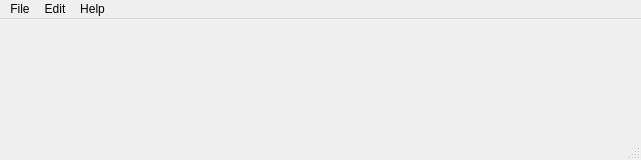
<?xml version="1.0" encoding="UTF-8"?>
<ui version="4.0">
 <class>MainWindow</class>
 <widget class="QMainWindow" name="MainWindow">
  <property name="geometry">
   <rect>
    <x>0</x>
    <y>0</y>
    <width>641</width>
    <height>160</height>
   </rect>
  </property>
  <property name="minimumSize">
   <size>
    <width>641</width>
    <height>160</height>
   </size>
  </property>
  <property name="baseSize">
   <size>
    <width>641</width>
    <height>160</height>
   </size>
  </property>
  <property name="windowTitle">
   <string>MainWindow</string>
  </property>
  <widget class="QWidget" name="centralwidget"/>
  <widget class="QMenuBar" name="menubar">
   <property name="geometry">
    <rect>
     <x>0</x>
     <y>0</y>
     <width>641</width>
     <height>24</height>
    </rect>
   </property>
   <widget class="QMenu" name="menuFile">
    <property name="title">
     <string>File</string>
    </property>
    <widget class="QMenu" name="menuSave">
     <property name="title">
      <string>Save</string>
     </property>
     <addaction name="actionSave_2"/>
     <addaction name="actionSave_as"/>
    </widget>
    <addaction name="actionNew"/>
    <addaction name="actionOpen"/>
    <addaction name="menuSave"/>
   </widget>
   <widget class="QMenu" name="menuEdit">
    <property name="title">
     <string>Edit</string>
    </property>
    <addaction name="actionCopy"/>
    <addaction name="actionCut"/>
    <addaction name="actionPaste"/>
    <addaction name="actionUndo"/>
    <addaction name="actionRedo"/>
   </widget>
   <widget class="QMenu" name="menuHelp">
    <property name="title">
     <string>Help</string>
    </property>
    <addaction name="actionApp_info"/>
    <addaction name="actionVersion"/>
   </widget>
   <addaction name="menuFile"/>
   <addaction name="menuEdit"/>
   <addaction name="menuHelp"/>
  </widget>
  <widget class="QStatusBar" name="statusbar"/>
  <action name="actionNew">
   <property name="text">
    <string>New</string>
   </property>
   <property name="statusTip">
    <string>create new file</string>
   </property>
   <property name="shortcut">
    <string>Ctrl+N</string>
   </property>
  </action>
  <action name="actionOpen">
   <property name="text">
    <string>Open</string>
   </property>
   <property name="statusTip">
    <string>open file</string>
   </property>
   <property name="shortcut">
    <string>Ctrl+O</string>
   </property>
  </action>
  <action name="actionCopy">
   <property name="text">
    <string>Copy</string>
   </property>
  </action>
  <action name="actionCut">
   <property name="text">
    <string>Cut</string>
   </property>
   <property name="shortcut">
    <string>Ctrl+Shift+C</string>
   </property>
  </action>
  <action name="actionPaste">
   <property name="text">
    <string>Paste</string>
   </property>
   <property name="shortcut">
    <string>Ctrl+P</string>
   </property>
  </action>
  <action name="actionUndo">
   <property name="text">
    <string>Undo</string>
   </property>
   <property name="shortcut">
    <string>Ctrl+U</string>
   </property>
  </action>
  <action name="actionRedo">
   <property name="text">
    <string>Redo</string>
   </property>
   <property name="shortcut">
    <string>Ctrl+R</string>
   </property>
  </action>
  <action name="actionApp_info">
   <property name="text">
    <string>App info</string>
   </property>
  </action>
  <action name="actionVersion">
   <property name="text">
    <string>Version</string>
   </property>
  </action>
  <action name="actionSave_2">
   <property name="text">
    <string>Save</string>
   </property>
   <property name="statusTip">
    <string>save file</string>
   </property>
   <property name="shortcut">
    <string>Ctrl+S</string>
   </property>
  </action>
  <action name="actionSave_as">
   <property name="text">
    <string>Save as</string>
   </property>
   <property name="statusTip">
    <string>save file as</string>
   </property>
   <property name="shortcut">
    <string>Ctrl+Shift+S</string>
   </property>
  </action>
 </widget>
 <resources/>
 <connections/>
</ui>
